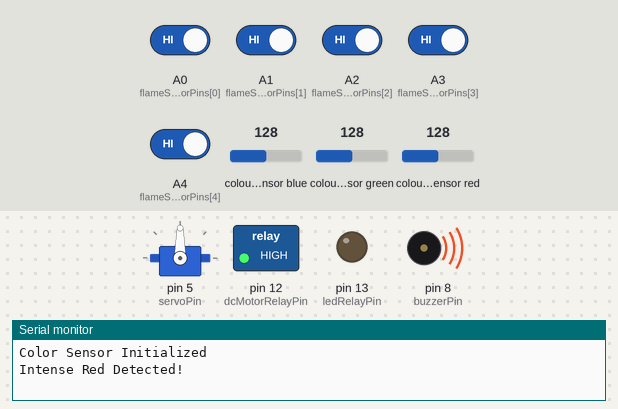
The sketch below on a simulated Arduino Uno, built with avr-gcc and run on an emulated ATmega328P. Shown: servo, switched loads named in the sketch (green lamp = pin HIGH), output pins drawn as LEDs (lit = HIGH), buzzer (waves = sounding, pin HIGH), the last lines printed to the serial monitor. The inputs (shaded band) are chosen by the test bench; at power-on: A0 (flameSensorPins[0]), A1 (flameSensorPins[1]), A2 (flameSensorPins[2]), A3 (flameSensorPins[3]), A4 (flameSensorPins[4]) HIGH, colour sensor red 128, colour sensor blue 128, colour sensor green 128. The modem accepts every AT command (registered, SIM ready, sends succeed) and sends nothing else.

Above: at 5.2 s.
5.3 s: colour sensor red set to 66
11.8 s: colour sensor red set to 58
At 13.51 s:
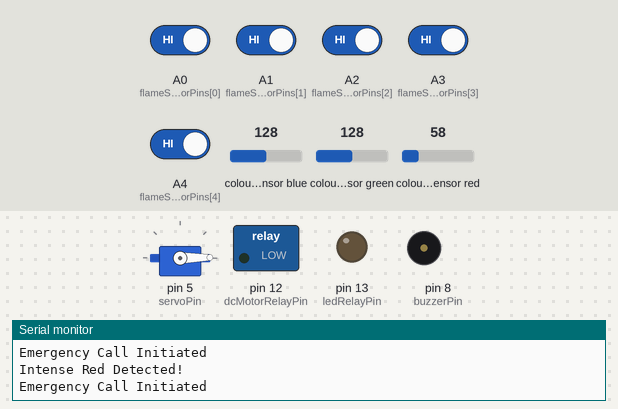
15.7 s: A0 (flameSensorPins[0]) driven LOW
At 16.9 s:
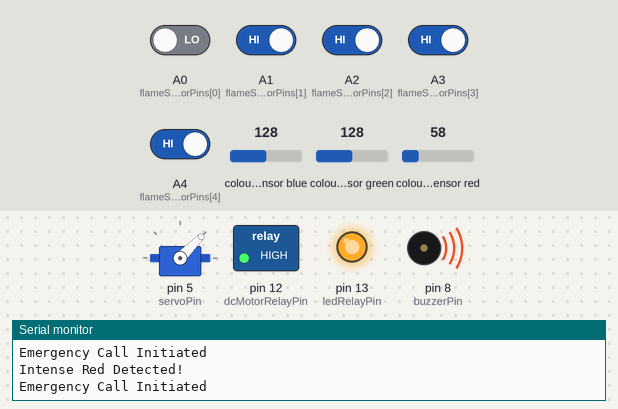
23.4 s: A0 (flameSensorPins[0]) driven HIGH
At 25.38 s:
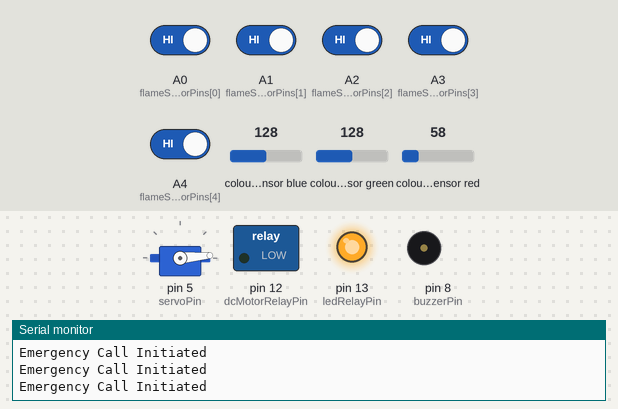
29.8 s: A1 (flameSensorPins[1]) driven LOW
At 30.9 s:
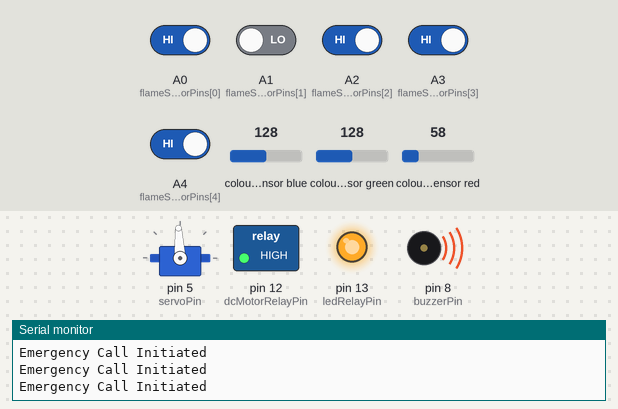
37.5 s: A1 (flameSensorPins[1]) driven HIGH
At 40.23 s:
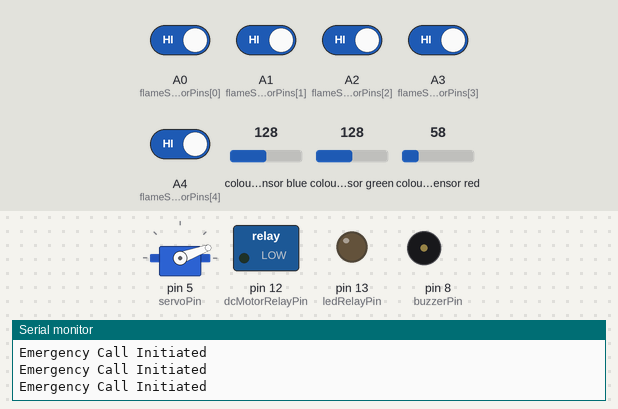
Timing chart, 0 to 47.8 s (numbered marks = the images above; inputs shaded):
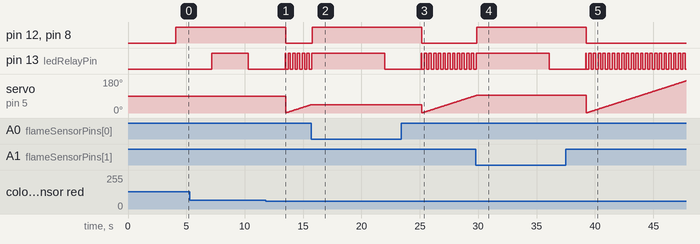

Measured:
- the behaviour switches between 63 and 62 on colour sensor red (found by bisection; images 0 and 1)
- after the input at 11.8 s, pin 12 (dcMotorRelayPin), pin 8 (buzzerPin): HIGH → LOW after 1.7 s
- after the input at 15.7 s, pin 12 (dcMotorRelayPin), pin 8 (buzzerPin): LOW → HIGH after 0.08 s; servo on pin 5 (servoPin): goes on until 15.7 s, then stays 45°
- after the input at 23.4 s, pin 12 (dcMotorRelayPin), pin 8 (buzzerPin): HIGH → LOW after 1.8 s
- after the input at 29.8 s, pin 12 (dcMotorRelayPin), pin 8 (buzzerPin): LOW → HIGH after 0.07 s; servo on pin 5 (servoPin): goes on until 29.8 s, then stays 93°
- after the input at 37.5 s, pin 12 (dcMotorRelayPin), pin 8 (buzzerPin): HIGH → LOW after 1.8 s
- by itself, pin 13 (ledRelayPin): repeats every 0.40 s: LOW 0.20 s, HIGH 0.20 s

The sketch:

FireGuard1.ino
```cpp
#include <Servo.h>
#include <Wire.h>
#include "Adafruit_TCS34725.h"
#include <SoftwareSerial.h>

// Pin Definitions
const int flameSensorPins[5] = {A0, A1, A2, A3, A4};
const int gasSensorPin = A5;
const int buzzerPin = 8;
const int servoPin = 5;
const int dcMotorRelayPin = 12;
const int ledRelayPin = 13;

// 4G Module Pins (Software Serial)
const int A7670_RX_PIN = 2;
const int A7670_TX_PIN = 3;

// Emergency Contact Number (REPLACE WITH ACTUAL NUMBER)
const String EMERGENCY_NUMBER = "+1234567890"; //Replace "+1234567890" with the required number.

// Servo and Fire Detection Variables
Servo myServo;
int servoPosition = 0;
bool servoDirection = true;
bool fireDetected = false;

// Timing Variables
unsigned long previousMillis = 0;
const long blinkInterval = 200;  // LED blink interval in milliseconds
bool ledState = false;
unsigned long previousServoMillis = 0;
const long servoInterval = 50;  // Delay between servo movements

// 4G Module Serial
SoftwareSerial a7670Serial(A7670_RX_PIN, A7670_TX_PIN);

// Color Sensor
Adafruit_TCS34725 tcs = Adafruit_TCS34725(TCS34725_INTEGRATIONTIME_50MS, TCS34725_GAIN_4X);

// Color detection threshold
const uint16_t RED_THRESHOLD = 500;  // Adjust based on your specific requirements

void setup() {
  // Flame Sensors Setup
  for (int i = 0; i < 5; i++) {
    pinMode(flameSensorPins[i], INPUT_PULLUP);
  }

  // Pin Modes
  pinMode(gasSensorPin, INPUT);
  pinMode(buzzerPin, OUTPUT);
  pinMode(dcMotorRelayPin, OUTPUT);
  pinMode(ledRelayPin, OUTPUT);

  // Initial State
  digitalWrite(dcMotorRelayPin, LOW);
  digitalWrite(buzzerPin, LOW);
  digitalWrite(ledRelayPin, LOW);

  // Serial Communication
  Serial.begin(9600);
  a7670Serial.begin(9600);

  // Servo Setup
  myServo.attach(servoPin);

  // Color Sensor Setup
  if (tcs.begin()) {
    Serial.println("Color Sensor Initialized");
  } else {
    Serial.println("Color Sensor Not Found");
  }

  // 4G Module Initial Setup
  setupA7670Module();
}

void setupA7670Module() {
  // Basic 4G module initialization
  a7670Serial.println("AT");  // Test AT command
  delay(1000);
  a7670Serial.println("AT+CREG?");  // Check network registration
  delay(1000);
  a7670Serial.println("AT+CGATT=1");  // Attach to GPRS service
  delay(1000);

  // Enable audio functionality
  a7670Serial.println("AT+CMIC=0,10");  // Set microphone gain
  delay(500);
  a7670Serial.println("AT+CLVL=5");     // Set loudspeaker volume
  delay(500);
}

bool checkColorSensor() {
  uint16_t r, g, b, c;
  tcs.getRawData(&r, &g, &b, &c);

  // Simple color detection (focusing on red intensity)
  if (r > RED_THRESHOLD) {
    Serial.println("Intense Red Detected!");
    return true;
  }

  return false;
}

void sendSMSAlert() {
  // Send SMS alert via 4G module
  a7670Serial.println("AT+CMGF=1");  // Set SMS mode to text
  delay(500);
  a7670Serial.print("AT+CMGS=\"");
  a7670Serial.print(EMERGENCY_NUMBER);
  a7670Serial.println("\"");
  delay(500);
  a7670Serial.println("EMERGENCY: Fire Detected!");
  a7670Serial.write(26);  // Send SMS
  delay(1000);
}

void makeEmergencyCall() {
  // Dial the emergency number
  a7670Serial.print("ATD");
  a7670Serial.print(EMERGENCY_NUMBER);
  a7670Serial.println(";");
  delay(1000);

  // Optional: Wait for call connection and play an audio alert
  // Note: Actual implementation depends on module capabilities
  Serial.println("Emergency Call Initiated");
}

void activateEmergencyProtocol() {
  // Simultaneous SMS and Call
  sendSMSAlert();
  makeEmergencyCall();
}

void loop() {
  unsigned long currentMillis = millis();

  // Check for fire detection from flame sensors
  bool currentFireDetected = false;
  for (int i = 0; i < 5; i++) {
    int sensorValue = digitalRead(flameSensorPins[i]);
    if (sensorValue == LOW) {
      currentFireDetected = true;
      break;
    }
  }

  // Additional color sensor check
  if (checkColorSensor()) {
    currentFireDetected = true;
  }

  if (currentFireDetected) {
    // Fire detected actions
    fireDetected = true;
    digitalWrite(buzzerPin, HIGH);    // Activate buzzer
    digitalWrite(dcMotorRelayPin, HIGH);  // Activate relay
    myServo.detach();  // Stop servo

    // Activate full emergency protocol
    activateEmergencyProtocol();
  } else {
    // No fire detected
    fireDetected = false;
    digitalWrite(buzzerPin, LOW);
    digitalWrite(dcMotorRelayPin, LOW);

    // Reattach servo if it was detached
    if (!myServo.attached()) {
      myServo.attach(servoPin);
      servoPosition = 0;
      servoDirection = true;
    }
  }

  // LED Blinking Logic
  if (currentMillis - previousMillis >= blinkInterval) {
    previousMillis = currentMillis;
    ledState = !ledState;
    digitalWrite(ledRelayPin, ledState ? HIGH : LOW);
  }

  // Servo control
  if (!fireDetected && myServo.attached()) {
    if (currentMillis - previousServoMillis >= servoInterval) {
      previousServoMillis = currentMillis;

      if (servoDirection) {
        servoPosition++;
        myServo.write(servoPosition);

        if (servoPosition >= 180) {
          servoDirection = false;
        }
      } else {
        servoPosition--;
        myServo.write(servoPosition);

        if (servoPosition <= 0) {
          servoDirection = true;
        }
      }
    }
  }
}
```
